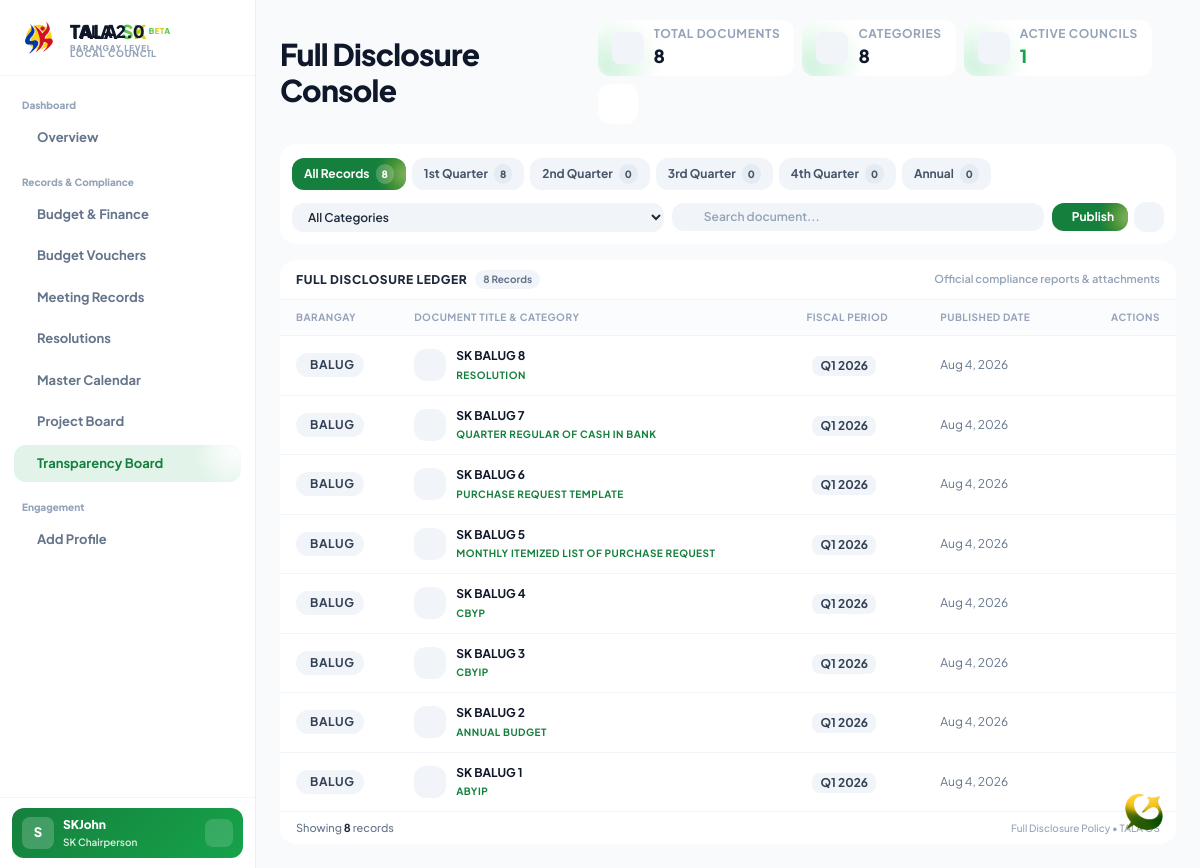
Page /manage_disclosure.php (signed in) on the committed database.
### tables this page shows
CREATE TABLE `disclosures` (
  `id` int(11) NOT NULL,
  `barangay` varchar(255) NOT NULL,
  `category` varchar(100) NOT NULL DEFAULT 'Uncategorized',
  `title` varchar(255) NOT NULL,
  `file_path` varchar(255) NOT NULL,
  `year` int(11) NOT NULL,
  `quarter` varchar(50) NOT NULL,
  `created_at` timestamp NULL DEFAULT current_timestamp()
);

### manage_disclosure.php (the view, shortened to what the rows shown need)
<?php
require_once 'db_connect.php';
$role = $_SESSION['role'] ?? 'sub-admin';
$isAdmin = ($role === 'admin');
$user_barangay = $_SESSION['barangay_assigned'] ?? $_SESSION['admin_barangay'] ?? '';
try {
    $pdo->exec("CREATE TABLE IF NOT EXISTS disclosures (
        id INT AUTO_INCREMENT PRIMARY KEY,
        barangay VARCHAR(255) NOT NULL,
        category VARCHAR(100) NOT NULL,
        title VARCHAR(255) NOT NULL,
        file_path VARCHAR(255) NOT NULL,
        year INT NOT NULL,
        quarter VARCHAR(50) NOT NULL,
        created_at TIMESTAMP DEFAULT CURRENT_TIMESTAMP
    )");
    $pdo->exec("CREATE TABLE IF NOT EXISTS barangay_settings (
        barangay VARCHAR(255) PRIMARY KEY,
        logo_path VARCHAR(255) NOT NULL
    )");
    $pdo->exec("CREATE TABLE IF NOT EXISTS document_categories (
        id INT AUTO_INCREMENT PRIMARY KEY,
        category_name VARCHAR(255) NOT NULL UNIQUE
    )");
    $pdo->exec("INSERT IGNORE INTO document_categories (category_name) VALUES
        ('CBYP'),
        ('QUARTER REGULAR OF CASH IN BANK'),
        ('ABYIP'),
        ('ANNUAL BUDGET'),
        ('MONTHLY ITEMIZED LIST OF PURCHASE REQUEST'),
        ('PURCHASE REQUEST TEMPLATE')
    ");
} catch (Exception $e) {}
$filter_barangay = $isAdmin ? trim($_GET['barangay'] ?? '') : $user_barangay;
$queryParams = [];
if (!empty($filter_barangay) && $filter_barangay !== 'All') $queryParams['barangay'] = $filter_barangay;
$filterQuery = !empty($queryParams) ? '?' . http_build_query($queryParams) : '';
$where_clauses = [];
$query_params = [];
if (!$isAdmin) {
    $clean_brgy = str_ireplace('Barangay ', '', $user_barangay);
    $brgy_variants = array_values(array_unique([$user_barangay, $clean_brgy, 'Barangay ' . $clean_brgy]));
    $brgy_placeholders = implode(',', array_fill(0, count($brgy_variants), '?'));
    $where_clauses[] = "barangay IN ($brgy_placeholders)";
    $query_params = array_merge($query_params, $brgy_variants);
}
$sql = "SELECT * FROM disclosures";
if (!empty($where_clauses)) {
    $sql .= " WHERE " . implode(" AND ", $where_clauses);
}
$sql .= " ORDER BY year DESC, quarter DESC, created_at DESC, id DESC";
$stmt = $pdo->prepare($sql);
$stmt->execute($query_params);
$docs = $stmt->fetchAll(PDO::FETCH_ASSOC) ?: [];
?>
<!DOCTYPE html>
<html lang="en" class="light">
<head>
    <script src="https://cdn.tailwindcss.com"></script>
</head>
<body class="bg-slate-50 dark:bg-zinc-950 text-slate-800 dark:text-zinc-100 antialiased flex min-h-screen lg:h-screen overflow-x-hidden overflow-y-auto lg:overflow-hidden selection:bg-[#15803d] selection:text-white dark:selection:bg-[#16a34a] dark:selection:text-white transition-colors duration-300">
    <?php include ($isAdmin ? 'sidebar_admin.php' : 'sidebar_sk.php'); ?>
    <main class="md:ml-64 pt-20 md:pt-4 px-3 md:px-6 pb-28 md:pb-6 custom-scrollbar flex-1 w-full transition-all duration-300 relative z-10 min-h-screen lg:h-screen overflow-y-auto flex flex-col justify-between">
        <div class="max-w-[1600px] mx-auto w-full flex-1 flex flex-col justify-start min-h-0 space-y-3 md:space-y-4">
            <div class="flex flex-col sm:flex-row justify-between items-start sm:items-center py-1 gap-2.5 transition-colors flex-shrink-0 xl:pr-14">
                <div class="flex items-center gap-2.5">
                    <h1 class="text-xl md:text-2xl lg:text-3xl font-black tracking-tight text-slate-900 dark:text-white transition-colors">
                        Full Disclosure Console
                    </h1>
                </div>
            </div>
            <div class="glass-card rounded-2xl overflow-hidden flex flex-col flex-1 min-h-0 transition-colors">
                <div class="overflow-x-auto flex-1 custom-scrollbar min-h-0">
                    <table class="w-full text-left border-collapse min-w-[800px]">
                        <thead>
                            <tr class="text-[10px] font-bold text-slate-400 dark:text-zinc-500 uppercase tracking-wider bg-slate-50/50 dark:bg-zinc-900/40 select-none border-b border-slate-100 dark:border-zinc-800/80">
                                <th class="py-2.5 px-4">Barangay</th>
                                <th class="py-2.5 px-4">Document Title & Category</th>
                                <th class="py-2.5 px-4">Fiscal Period</th>
                                <th class="py-2.5 px-4">Published Date</th>
                                <th class="py-2.5 px-4 text-right">Actions</th>
                            </tr>
                        </thead>
                        <tbody class="text-xs divide-y divide-slate-100 dark:divide-zinc-800/60 transition-colors">
                            <?php if (!empty($docs)): ?>
                                <?php foreach ($docs as $row): ?>
                                    <tr class="hover:bg-slate-50/70 dark:hover:bg-zinc-800/40 transition-colors group">
                                        <td class="py-3 px-4 whitespace-nowrap align-middle">
                                            <span class="inline-flex items-center gap-1 bg-slate-100 text-slate-700 dark:bg-zinc-800 dark:text-zinc-300 px-2.5 py-1 rounded-xl text-xs font-bold uppercase tracking-wider transition-colors">
                                                <span><?= htmlspecialchars($row['barangay'] ?? '') ?></span>
                                            </span>
                                        </td>
                                        <td class="py-3 px-4 align-middle">
                                            <div class="flex items-center gap-2.5">
                                                <div class="w-8 h-8 rounded-xl bg-slate-100 dark:bg-zinc-800 text-rose-600 dark:text-rose-400 flex items-center justify-center font-bold text-xs flex-shrink-0 group-hover:scale-105 transition-transform">
                                                </div>
                                                <div class="min-w-0 max-w-sm sm:max-w-md">
                                                    <p class="font-bold text-slate-900 dark:text-white text-xs leading-snug truncate group-hover:text-green-700 dark:group-hover:text-green-400 transition-colors">
                                                        <?= htmlspecialchars($row['title'] ?? 'Untitled Document') ?>
                                                    </p>
                                                    <div class="flex items-center gap-2 text-[11px] text-slate-400 dark:text-zinc-500 mt-0.5">
                                                        <span class="font-bold text-green-700 dark:text-green-400 uppercase tracking-wider text-[10px]">
                                                            <?= htmlspecialchars($row['category'] ?? 'Uncategorized') ?>
                                                        </span>
                                                    </div>
                                                </div>
                                            </div>
                                        </td>
                                        <td class="py-3 px-4 whitespace-nowrap align-middle">
                                            <span class="inline-flex items-center gap-1.5 text-slate-600 dark:text-zinc-400 text-xs font-semibold">
                                                <span class="bg-slate-100 dark:bg-zinc-800 text-slate-700 dark:text-zinc-300 px-2 py-0.5 rounded-lg text-xs font-bold">
                                                    <?= htmlspecialchars($row['quarter']) ?> <?= htmlspecialchars($row['year']) ?>
                                                </span>
                                            </span>
                                        </td>
                                        <td class="py-3 px-4 whitespace-nowrap text-xs text-slate-500 dark:text-zinc-400 align-middle">
                                            <?= date('M j, Y', strtotime($row['created_at'])) ?>
                                        </td>
                                        <td class="py-3 px-4 text-right align-middle whitespace-nowrap">
                                            <div class="flex items-center justify-end gap-1">
                                                <a href="<?= htmlspecialchars($row['file_path']) ?>" target="_blank" class="w-7 h-7 inline-flex items-center justify-center rounded-lg text-slate-400 hover:text-green-600 dark:hover:text-green-400 hover:bg-slate-100 dark:hover:bg-zinc-800 transition-colors tap-effect" title="View PDF Document">
                                                </a>
                                                <a href="?delete=<?= $row['id'] ?><?= !empty($filterQuery) ? '&' . ltrim($filterQuery, '?') : '' ?>" onclick="return confirm('Confirm Deletion: Permanently remove this disclosure document from the transparency board?')" class="w-7 h-7 inline-flex items-center justify-center rounded-lg text-slate-400 hover:text-rose-600 dark:hover:text-rose-400 hover:bg-rose-50 dark:hover:bg-rose-500/10 transition-colors tap-effect" title="Delete Document">
                                                </a>
                                            </div>
                                        </td>
                                    </tr>
                                <?php endforeach; ?>
                            <?php endif; ?>
                        </tbody>
                    </table>
                </div>
            </div>
        </div>
    </main>
</body>
</html>

### rows in the picture
disclosures: barangay "BALUG", title "SK BALUG 8", category "RESOLUTION", quarter "Q1", year "2026", created_at "Aug 4, 2026"
disclosures: barangay "BALUG", title "SK BALUG 7", category "QUARTER REGULAR OF CASH IN BANK", quarter "Q1", year "2026", created_at "Aug 4, 2026"
disclosures: barangay "BALUG", title "SK BALUG 6", category "PURCHASE REQUEST TEMPLATE", quarter "Q1", year "2026", created_at "Aug 4, 2026"
disclosures: barangay "BALUG", title "SK BALUG 5", category "MONTHLY ITEMIZED LIST OF PURCHASE REQUEST", quarter "Q1", year "2026", created_at "Aug 4, 2026"
disclosures: barangay "BALUG", title "SK BALUG 4", category "CBYP", quarter "Q1", year "2026", created_at "Aug 4, 2026"
disclosures: barangay "BALUG", title "SK BALUG 3", category "CBYIP", quarter "Q1", year "2026", created_at "Aug 4, 2026"
disclosures: barangay "BALUG", title "SK BALUG 2", category "ANNUAL BUDGET", quarter "Q1", year "2026", created_at "Aug 4, 2026"
disclosures: barangay "BALUG", title "SK BALUG 1", category "ABYIP", quarter "Q1", year "2026", created_at "Aug 4, 2026"

### other values in the picture
substr($sk_name, 0, 1) "S"
$sk_name "SKJohn"
$position "SK Chairperson"
$total_docs_count "8"
$total_categories_count "8"
$total_barangays_active "1"
$tab['label'] "All Records"
$tab['count'] "8"
$tab['label'] "1st Quarter"
$tab['label'] "2nd Quarter"
$tab['count'] "0"
$tab['label'] "3rd Quarter"
$tab['label'] "4th Quarter"
$tab['label'] "Annual"
$current_filtered_count "8"
